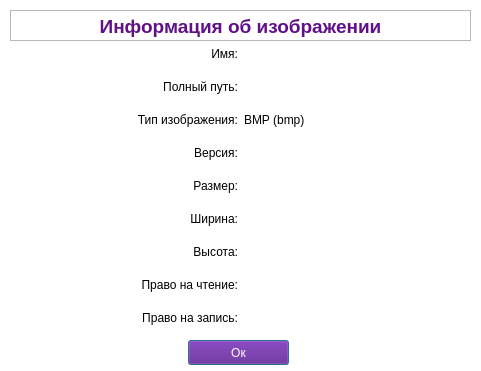
<?xml version="1.0" encoding="UTF-8"?>
<ui version="4.0">
 <class>Info</class>
 <widget class="QDialog" name="Info">
  <property name="geometry">
   <rect>
    <x>0</x>
    <y>0</y>
    <width>481</width>
    <height>371</height>
   </rect>
  </property>
  <property name="windowTitle">
   <string>Информация об изображении</string>
  </property>
  <property name="styleSheet">
   <string notr="true">QDialog {
	background-color: rgb(255,255,255);
}</string>
  </property>
  <widget class="QTextBrowser" name="textBrowser">
   <property name="geometry">
    <rect>
     <x>10</x>
     <y>10</y>
     <width>461</width>
     <height>31</height>
    </rect>
   </property>
   <property name="verticalScrollBarPolicy">
    <enum>Qt::ScrollBarAlwaysOff</enum>
   </property>
   <property name="horizontalScrollBarPolicy">
    <enum>Qt::ScrollBarAlwaysOff</enum>
   </property>
   <property name="html">
    <string>&lt;!DOCTYPE HTML PUBLIC &quot;-//W3C//DTD HTML 4.0//EN&quot; &quot;http://www.w3.org/TR/REC-html40/strict.dtd&quot;&gt;
&lt;html&gt;&lt;head&gt;&lt;meta name=&quot;qrichtext&quot; content=&quot;1&quot; /&gt;&lt;style type=&quot;text/css&quot;&gt;
p, li { white-space: pre-wrap; }
&lt;/style&gt;&lt;/head&gt;&lt;body style=&quot; font-family:'Ubuntu'; font-size:11pt; font-weight:400; font-style:normal;&quot;&gt;
&lt;p align=&quot;center&quot; style=&quot; margin-top:0px; margin-bottom:0px; margin-left:0px; margin-right:0px; -qt-block-indent:0; text-indent:0px;&quot;&gt;&lt;span style=&quot; font-size:14pt; font-weight:600; color:#601189;&quot;&gt;Информация об изображении&lt;/span&gt;&lt;/p&gt;&lt;/body&gt;&lt;/html&gt;</string>
   </property>
   <property name="acceptRichText">
    <bool>true</bool>
   </property>
   <property name="openLinks">
    <bool>false</bool>
   </property>
  </widget>
  <widget class="QPushButton" name="pushButton">
   <property name="geometry">
    <rect>
     <x>188</x>
     <y>340</y>
     <width>101</width>
     <height>25</height>
    </rect>
   </property>
   <property name="styleSheet">
    <string notr="true">QPushButton {
	background-color: rgb(96, 17, 137);
	color: rgb(255, 255, 255)
}</string>
   </property>
   <property name="text">
    <string>Ок</string>
   </property>
  </widget>
  <widget class="QWidget" name="">
   <property name="geometry">
    <rect>
     <x>10</x>
     <y>40</y>
     <width>461</width>
     <height>291</height>
    </rect>
   </property>
   <layout class="QHBoxLayout" name="horizontalLayout">
    <item>
     <layout class="QVBoxLayout" name="verticalLayout">
      <item>
       <widget class="QLabel" name="name">
        <property name="text">
         <string>Имя:</string>
        </property>
        <property name="alignment">
         <set>Qt::AlignRight|Qt::AlignTrailing|Qt::AlignVCenter</set>
        </property>
       </widget>
      </item>
      <item>
       <widget class="QLabel" name="path">
        <property name="text">
         <string>Полный путь:</string>
        </property>
        <property name="alignment">
         <set>Qt::AlignRight|Qt::AlignTrailing|Qt::AlignVCenter</set>
        </property>
       </widget>
      </item>
      <item>
       <widget class="QLabel" name="type">
        <property name="text">
         <string>Тип изображения:</string>
        </property>
        <property name="alignment">
         <set>Qt::AlignRight|Qt::AlignTrailing|Qt::AlignVCenter</set>
        </property>
       </widget>
      </item>
      <item>
       <widget class="QLabel" name="version">
        <property name="text">
         <string>Версия:</string>
        </property>
        <property name="alignment">
         <set>Qt::AlignRight|Qt::AlignTrailing|Qt::AlignVCenter</set>
        </property>
       </widget>
      </item>
      <item>
       <widget class="QLabel" name="size">
        <property name="text">
         <string>Размер:</string>
        </property>
        <property name="alignment">
         <set>Qt::AlignRight|Qt::AlignTrailing|Qt::AlignVCenter</set>
        </property>
       </widget>
      </item>
      <item>
       <widget class="QLabel" name="width">
        <property name="text">
         <string>Ширина:</string>
        </property>
        <property name="alignment">
         <set>Qt::AlignRight|Qt::AlignTrailing|Qt::AlignVCenter</set>
        </property>
       </widget>
      </item>
      <item>
       <widget class="QLabel" name="height">
        <property name="text">
         <string>Высота:</string>
        </property>
        <property name="alignment">
         <set>Qt::AlignRight|Qt::AlignTrailing|Qt::AlignVCenter</set>
        </property>
       </widget>
      </item>
      <item>
       <widget class="QLabel" name="writable">
        <property name="text">
         <string>Право на чтение:</string>
        </property>
        <property name="alignment">
         <set>Qt::AlignRight|Qt::AlignTrailing|Qt::AlignVCenter</set>
        </property>
       </widget>
      </item>
      <item>
       <widget class="QLabel" name="readable">
        <property name="text">
         <string>Право на запись:</string>
        </property>
        <property name="alignment">
         <set>Qt::AlignRight|Qt::AlignTrailing|Qt::AlignVCenter</set>
        </property>
       </widget>
      </item>
     </layout>
    </item>
    <item>
     <layout class="QVBoxLayout" name="verticalLayout_2">
      <item>
       <widget class="QLabel" name="_name">
        <property name="text">
         <string/>
        </property>
       </widget>
      </item>
      <item>
       <widget class="QLabel" name="_path">
        <property name="text">
         <string/>
        </property>
       </widget>
      </item>
      <item>
       <widget class="QLabel" name="_type">
        <property name="text">
         <string>BMP (bmp)</string>
        </property>
       </widget>
      </item>
      <item>
       <widget class="QLabel" name="_version">
        <property name="text">
         <string/>
        </property>
       </widget>
      </item>
      <item>
       <widget class="QLabel" name="_size">
        <property name="text">
         <string/>
        </property>
       </widget>
      </item>
      <item>
       <widget class="QLabel" name="_width">
        <property name="text">
         <string/>
        </property>
       </widget>
      </item>
      <item>
       <widget class="QLabel" name="_height">
        <property name="text">
         <string/>
        </property>
       </widget>
      </item>
      <item>
       <widget class="QLabel" name="_readable">
        <property name="text">
         <string/>
        </property>
       </widget>
      </item>
      <item>
       <widget class="QLabel" name="_writable">
        <property name="text">
         <string/>
        </property>
       </widget>
      </item>
     </layout>
    </item>
   </layout>
  </widget>
 </widget>
 <resources/>
 <connections>
  <connection>
   <sender>pushButton</sender>
   <signal>clicked()</signal>
   <receiver>Info</receiver>
   <slot>close()</slot>
   <hints>
    <hint type="sourcelabel">
     <x>258</x>
     <y>351</y>
    </hint>
    <hint type="destinationlabel">
     <x>311</x>
     <y>352</y>
    </hint>
   </hints>
  </connection>
 </connections>
</ui>
